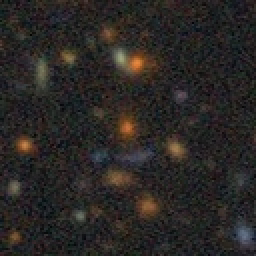
#> input picture data/raw/lens/confident_0019.jpg, 128 x 128 px (shown 2 times larger); its folder holds only this picture in this run
$ python 01_prepare_dataset.py
#> lines starting #> are read from the running program, lines starting #| are printed output that depends on the picture
from pathlib import Path
import hashlib
import random
import matplotlib.pyplot as plt
import numpy as np
import pandas as pd
from PIL import Image, UnidentifiedImageError

# Go back to the main project folder from the scripts folder
BASE_FOLDER = Path(__file__).resolve().parent.parent

# Image folders
LENS_FOLDER = BASE_FOLDER / "data" / "raw" / "lens"
NON_LENS_FOLDER = BASE_FOLDER / "data" / "raw" / "non_lens"

# Output folders
METADATA_FOLDER = BASE_FOLDER / "data" / "metadata"
FIGURE_FOLDER = BASE_FOLDER / "figures"

# Output files
LABELS_PATH = METADATA_FOLDER / "labels.csv"
DUPLICATES_PATH = METADATA_FOLDER / "duplicate_images.csv"
GRID_PATH = FIGURE_FOLDER / "dataset_sample_grid.png"

METADATA_FOLDER.mkdir(parents=True, exist_ok=True)
FIGURE_FOLDER.mkdir(parents=True, exist_ok=True)

RANDOM_SEED = 25206621
VALID_EXTENSIONS = {".jpg", ".jpeg", ".png"}

random.seed(RANDOM_SEED)

def calculate_file_hash(file_path: Path) -> str:
    # Used to find exact duplicate image files
    hasher = hashlib.sha256()
    with file_path.open("rb") as file:
        while chunk := file.read(8192):
            hasher.update(chunk)
    return hasher.hexdigest()

def scan_image_folder(folder: Path, label: int, class_name: str) -> list[dict]:
    # Read all images in a folder and collect basic information about them
#> called with label = 1, class_name = 'lens'
    if not folder.exists():
        raise FileNotFoundError(f"Image folder not found:\n{folder}")
    image_paths = sorted(p for p in folder.rglob("*")if p.suffix.lower() in VALID_EXTENSIONS)
    records = []

    for image_path in image_paths:
        record = {
            "image_id": image_path.stem,
            "file_path": str(image_path),
            "label": label,
            "class_name": class_name,
            "readable": 0,
            "width": None,
            "height": None,
            "channels": None,
            "mean_pixel": None,
            "pixel_std": None,
            "file_hash": None,
            "usable": 1,
            "notes": ""
        }

        try:
            with Image.open(image_path) as image:
#> image is the input picture: PIL image 128x128 RGB; mean R, G, B 41.9, 38.7, 36.6
                image = image.convert("RGB")
                image_array = np.asarray(image)
                record["readable"] = 1
                record["width"] = image.width
                record["height"] = image.height
                record["channels"] = image_array.shape[2]
                record["mean_pixel"] = float(image_array.mean())
                record["pixel_std"] = float(image_array.std())
                record["file_hash"] = calculate_file_hash(image_path)

        except (UnidentifiedImageError, OSError) as error:
            # Mark bad images instead of stopping the whole script
            record["usable"] = 0
            record["notes"] = f"Unreadable image: {error}"
        records.append(record)
    return records

# Scan both classes
records = []
records.extend(scan_image_folder(LENS_FOLDER,label=1,class_name="lens"))
records.extend(scan_image_folder(NON_LENS_FOLDER,label=0,class_name="presumed_non_lens"))
#> call 2 of scan_image_folder, with label = 0, class_name = 'presumed_non_lens'
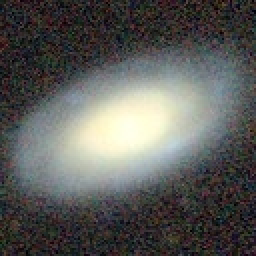
#> input picture data/raw/non_lens/nonlens_0013.jpg, 128 x 128 px (shown 2 times larger)
#> in scan_image_folder, image is the input picture: PIL image 128x128 RGB; mean R, G, B 91.5, 91.9, 89.3
metadata = pd.DataFrame(records)
#> metadata = table of 2 rows and 13 columns

# Check for exact duplicate files using image hashes
duplicates = metadata[metadata.duplicated(subset="file_hash", keep=False) & metadata["file_hash"].notna()].copy()
#> duplicates = table of 0 rows and 13 columns
duplicates.to_csv(DUPLICATES_PATH, index=False)
metadata.to_csv(LABELS_PATH, index=False)

# Basic dataset checks
print("\nDataset summary:")
print(metadata["class_name"].value_counts())
#| class_name
#| lens                 1
#| presumed_non_lens    1
#| Name: count, dtype: int64

print("\nReadable images:")
print(metadata.groupby("class_name")["readable"].sum())
#| class_name
#| lens                 1
#| presumed_non_lens    1
#| Name: readable, dtype: int64

print("\nImage dimensions:")
print(metadata.groupby(["class_name", "width", "height"]).size().reset_index(name="count"))
#|           class_name  width  height  count
#| 0               lens    128     128      1
#| 1  presumed_non_lens    128     128      1

print(f"\nDuplicates found: {len(duplicates)}")
#| Duplicates found: 0

if not duplicates.empty:
    print(duplicates[["image_id", "class_name", "file_path", "file_hash"]].to_string(index=False))
print(f"\nLabels saved to: {LABELS_PATH}")
print(f"Duplicates saved to: {DUPLICATES_PATH}")

# Keep only images that can actually be used
usable = metadata[(metadata["readable"] == 1) & (metadata["usable"] == 1)].copy()
#> usable = table of 2 rows and 13 columns

# Take a small random sample from both classes for visual checking
lens_sample = usable[usable["label"] == 1].sample(n=min(8, (usable["label"] == 1).sum()),random_state=RANDOM_SEED)
#> lens_sample = table of 1 rows and 13 columns
non_lens_sample = usable[usable["label"] == 0].sample(n=min(8, (usable["label"] == 0).sum()),random_state=RANDOM_SEED)
#> non_lens_sample = table of 1 rows and 13 columns
sample = pd.concat([lens_sample, non_lens_sample],ignore_index=True)
#> sample = table of 2 rows and 13 columns

# Make a quick grid so the dataset can be inspected visually
fig, axes = plt.subplots(4, 4, figsize=(12, 12))
axes = axes.flatten()

for ax, (_, row) in zip(axes, sample.iterrows()):
    ax.imshow(Image.open(row["file_path"]).convert("RGB"))
    ax.set_title(f"{row['image_id']}\n{row['class_name']}",fontsize=8)
    ax.axis("off")

# Turn off unused grid spaces if there are fewer than 16 images
for ax in axes[len(sample):]:
    ax.axis("off")
#> this loop made 14 passes

plt.tight_layout()
plt.savefig(GRID_PATH, dpi=200, bbox_inches="tight")
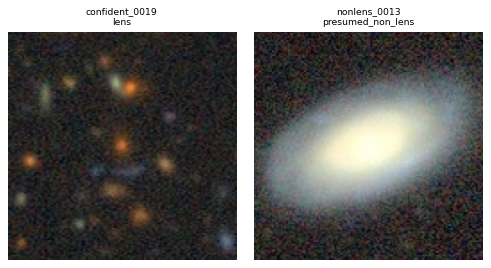
#> figure drawn by matplotlib, 2 panels
plt.show()
print(f"\nSample grid saved to: {GRID_PATH}")
